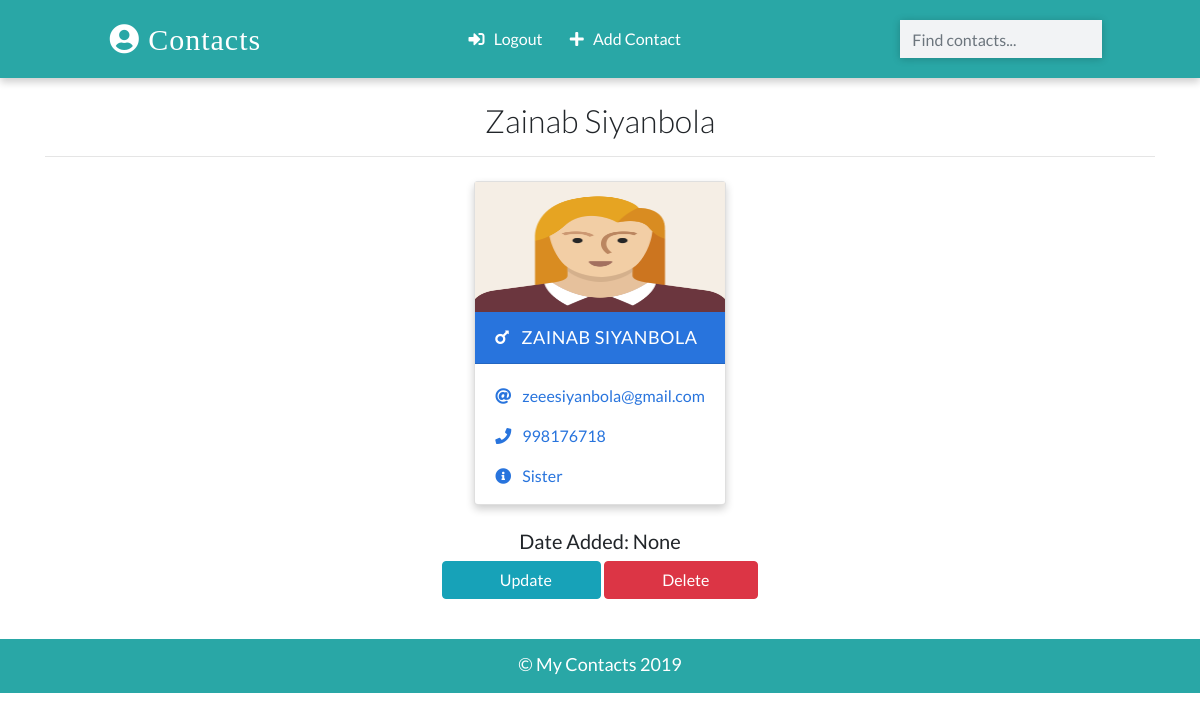
Page /detail/5/ (signed in) on the earlier database version.
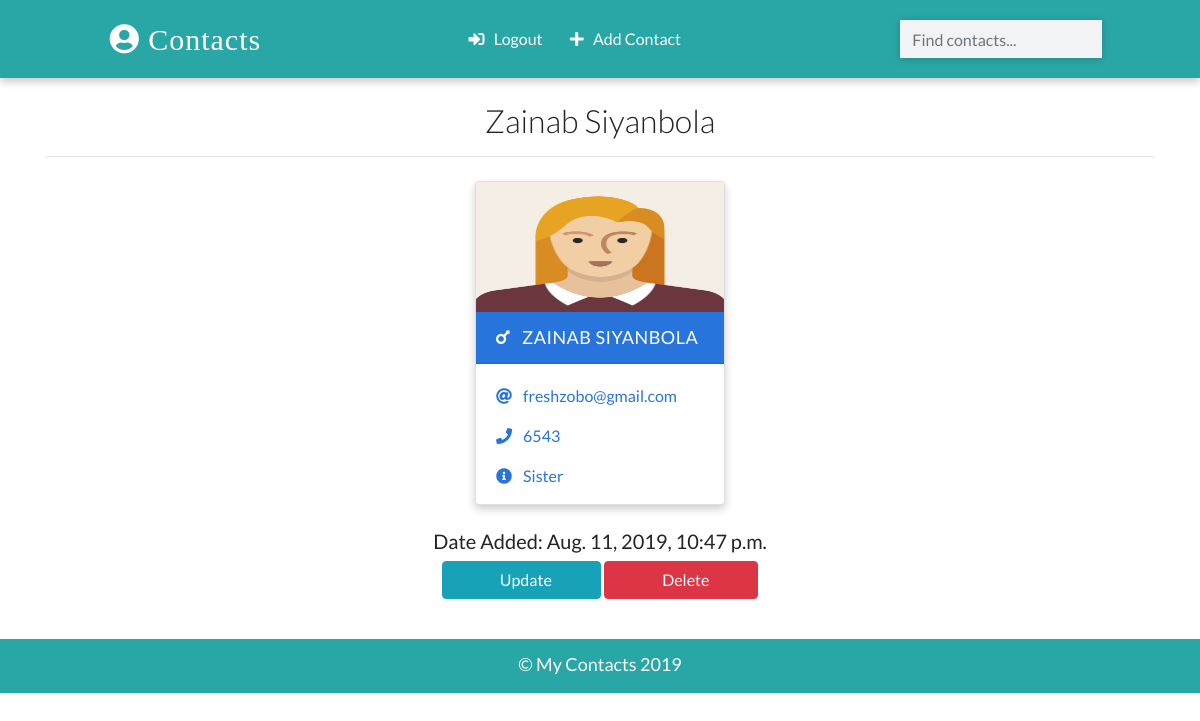
Same page on the later database version.
### app/models.py (models this page shows, shortened)
class Contact(models.Model):
    manager = models.ForeignKey(User, on_delete=models.CASCADE, default=None)
    name = models.CharField(max_length=100)
    email = models.EmailField(max_length=100)
    phone = models.IntegerField()
    info = models.CharField(max_length=100)
    gender = models.CharField(max_length=100, choices=(
        ('male', 'Male'),
        ('female', 'Female')
    ))
    image = models.ImageField(upload_to='images/', blank=True)
    date_added = models.DateTimeField(default=datetime.now)
    class Meta:
        ordering = ['-id']

### app/views.py (the view)
# urls.py: path('detail/<int:pk>/', views.ContactDetailView.as_view(), name="detail"),
class ContactDetailView(LoginRequiredMixin, DetailView):
    template_name = 'detail.html'
    model = Contact
    context_object_name = 'contact'

### templates/detail.html (shortened to what this page needs)
{% extends 'base.html' %}
{% load static %}
{% block content %}
  <div class="container">
    <h2 class="heading font-weight-light text-center">{{ contact.name }}</h2>
    <hr />
  </div>
  <div class="container main-part">
    {% include 'partials/_card.html' %}
  <div class="container mt-3">
<h5 class="text-center"> Date Added: {{ contact.date_added }} </h5>
      <p class="text-center text-light">
        <a class = "btn btn-info px-5" href = {% url 'update' contact.id %}>
           &nbsp; Update
        </a>
        <a class = "btn btn-danger px-5" href = {% url 'delete' contact.id %}>
           &nbsp; Delete
        </a>
      </p>
  </div>
  </div
  {% endblock content %}

### templates/base.html (shortened to what this page needs)
{% load static %}
<!DOCTYPE html>
<html lang="en">
  <head>
    <link
      rel="stylesheet"
      href="https://stackpath.bootstrapcdn.com/bootstrap/4.2.1/css/bootstrap.min.css"
    />
    <link rel="stylesheet" href="{% static './css/main.css'%}" />
    <link
      rel="stylesheet"
      href="https://use.fontawesome.com/releases/v5.6.3/css/all.css"
    />
  </head>
  <body>
    <nav>
      <a class="logo" href="{% url 'home' %}">
        <i class="fas fa-user-circle"></i>&nbsp;Contacts
      </a>
      <p class="feature-link m-0 p-0">
      {% if  request.user.is_authenticated %}
      <a href ="{% url 'logout' %}" class = "mr-4 text-white">
      <i class="fas fa-sign-in-alt"></i> &nbsp; Logout
      </a>
      {% endif %}
      <a href ="{% url 'create' %}" class = "mr-4 text-white">
      <i class="fas fa-plus"></i> &nbsp; Add Contact
      </a>
      </p>
      <form class="form-inline my-2" action="{% url 'search' %}" method="GET">
        <input
          class="form-control search-box"
          type="search"
          placeholder="Find contacts..."
          name="search_term"
          value="{{search_term}}"
        />
      </form>
    </nav>
    <br />
    {% block content %}
    {% endblock content %}
    <footer class="mt-4 p-2">
      <p class="text-center p-1 m-0">&copy; My Contacts 2019</p>
    </footer>
  </body>
</html>

### templates/partials/_card.html (shortened to what this page needs)
{% load static %}
 {% if  contact.gender == 'male' %}
    {% comment %} male card start {% endcomment %}
    <div class="card my-2 mx-2 boy-card {% if 'detail' in request.path %} mx-auto w-25 {% endif %}">
      <img src="{% if contact.image %}
      {{contact.image.url}}
      {% else %}
      {% static 'images/boy.png'%}
      {% endif %}" class="img-fluid" />
      <div class="card-header">
        <a href="{% url 'detail' contact.id %}" class="text-white header-link"
          ><i class="fas fa-mars mr-2"></i> {{contact.name}} </a
        >
      </div>
      <div class="card-body pb-0">
        <p>
          <i class="fas fa-at mr-2"></i>
          <a href="mailto:{{contact.email}}">{{contact.email}}</a>
        </p>
        <p>
          <i class="fas fa-phone mr-2"></i>
          <a href="tel:{{contact.number}}">{{contact.phone}}</a>
        </p>
        <p><i class="fas fa-info-circle mr-2"></i> {{contact.info}}</p>
      </div>
    </div>
    {% comment %} male card ends {% endcomment %}
  {% else %}
      <div class="card my-2 mx-2 boy-card">
      <img src= "{% if contact.image %}
      {{contact.image.url}}
      {% else %}
      {% static 'images/girl.png'%}
      {% endif %}" class="img-fluid" />
      <div class="card-header">
        <a href="{% url 'detail' contact.id %}" class="text-white header-link"
          ><i class="fas fa-mars mr-2"></i> {{contact.name}} </a>
      </div>
      <div class="card-body pb-0">
        <p>
          <i class="fas fa-at mr-2"></i>
          <a href="mailto:{{contact.email}}">{{contact.email}}</a>
        </p>
        <p>
          <i class="fas fa-phone mr-2"></i>
          <a href="tel:{{contact.number}}">{{contact.phone}}</a>
        </p>
        <p><i class="fas fa-info-circle mr-2"></i> {{contact.info}}</p>
      </div>
    </div>
  {% endif %}

### static/css/main.css (style rules this page uses)
:root { --back: #29a7a6; --girl: #e64298; --boy: #2874dd; }
body { font-family: Lato, sans-serif; }
nav { font-weight: light; display: flex; justify-content: space-around; background-color: var(--back); align-items: center; padding-top: 12px; padding-bottom: 12px; box-shadow: 0 4px 8px 0 rgba(0, 0, 0, 0.2); }
.logo { font-size: 30px; letter-spacing: 1px; color: white; padding: 2px 12px; border-radius: 8px; font-family: cursive; }
.feature-link { margin-top: 5px !important; margin-bottom: 5px !important; }
.search-box { border-radius: 0px !important; width: 250px; border: none !important; background-color: #f2f3f5 !important; box-shadow: 0 1px 8px 0 rgba(0, 0, 0, 0.2); }
.card { box-shadow: 0 4px 8px 0 rgba(0, 0, 0, 0.2); transition: 0.3s; min-width: 250px; box-sizing: border-box; }
img { height: 130px !important; }
.card-header { font-size: 18px; letter-spacing: 0.5px; text-transform: uppercase; }
.boy-card .card-header { background-color: var(--boy); }
.boy-card .card-body, .boy-card .card-body p a { color: var(--boy); }
.card-body p { cursor: pointer; }
.main-part { display: flex; flex-wrap: wrap; justify-content: space-evenly; }
footer { background-color: var(--back); color: white; font-size: 18px; border-bottom: 3px solid var(--back); }

Differences in the rows shown:
changed Contact "Zainab Siyanbola": email "zeeesiyanbola@gmail.com" → "freshzobo@gmail.com"; phone "998176718" → "6543"; date_added "None" → "Aug. 11, 2019, 10:47 p.m."
